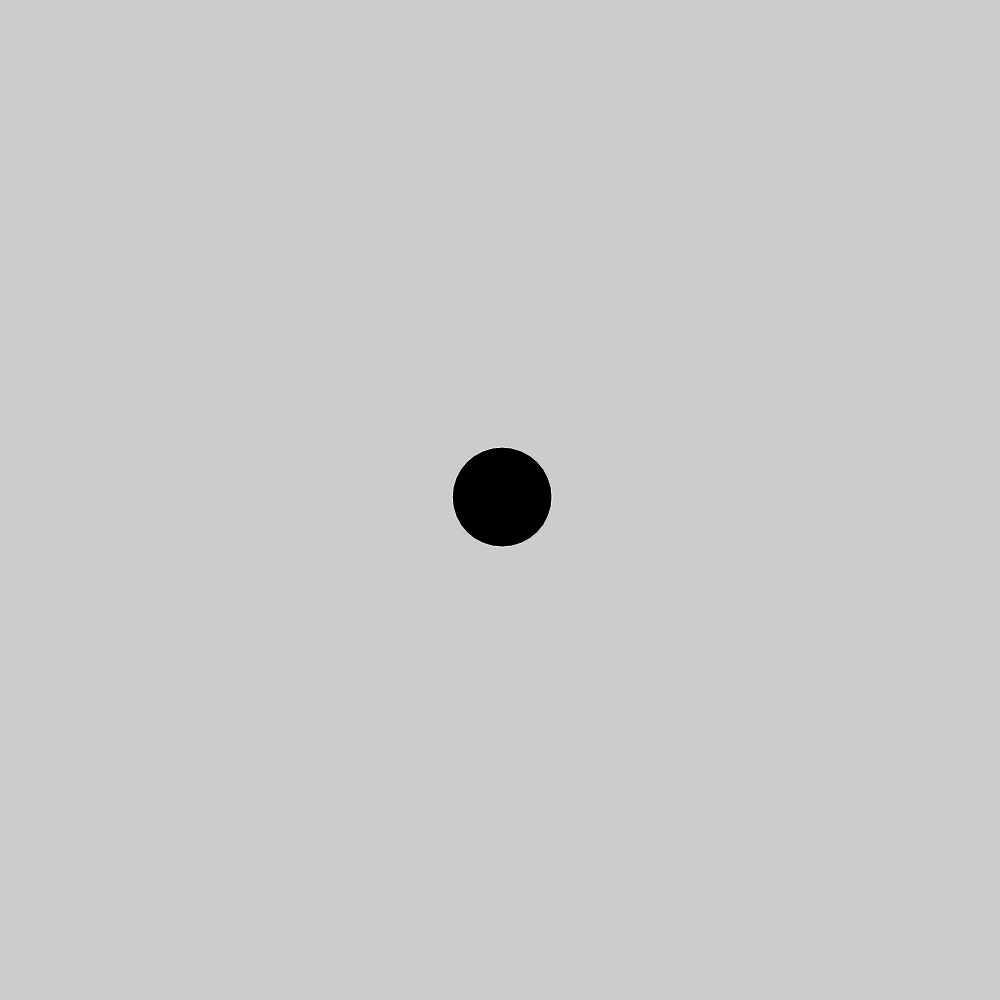
Frame 1 (no input)
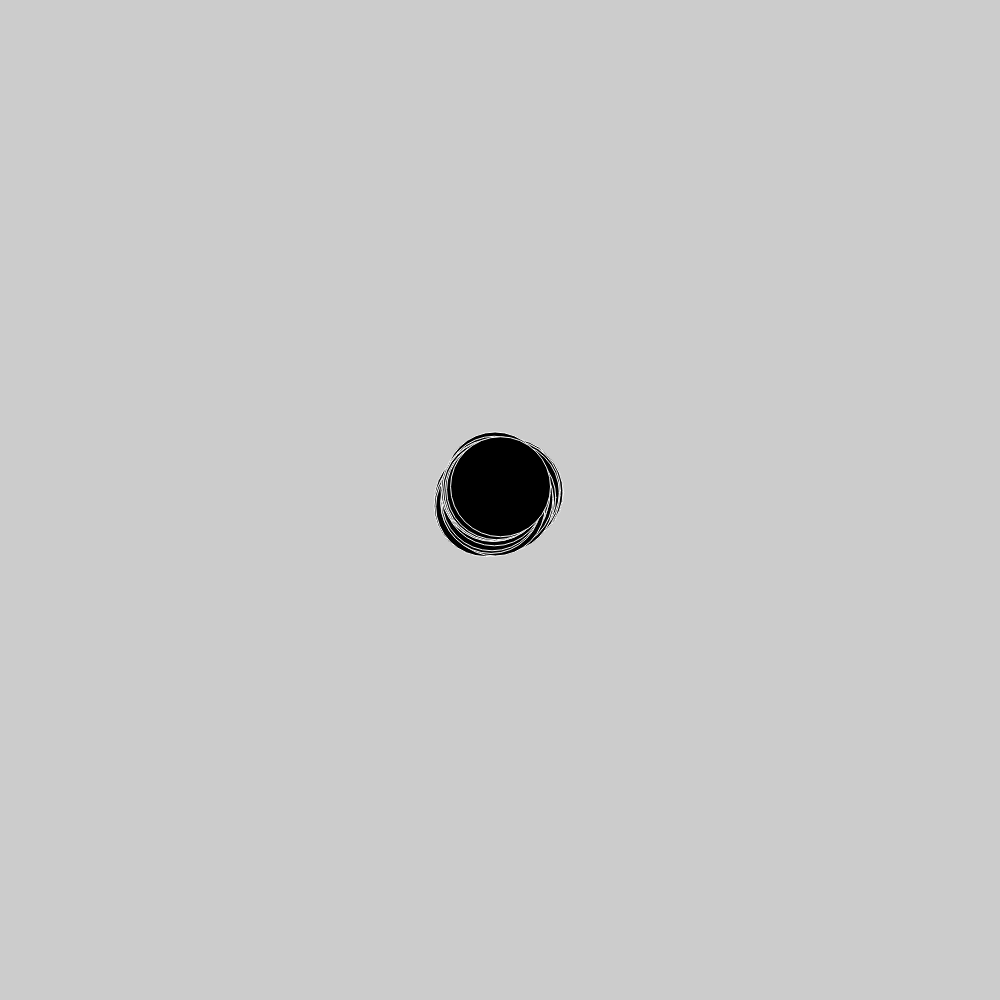
Frame 60 (no input)
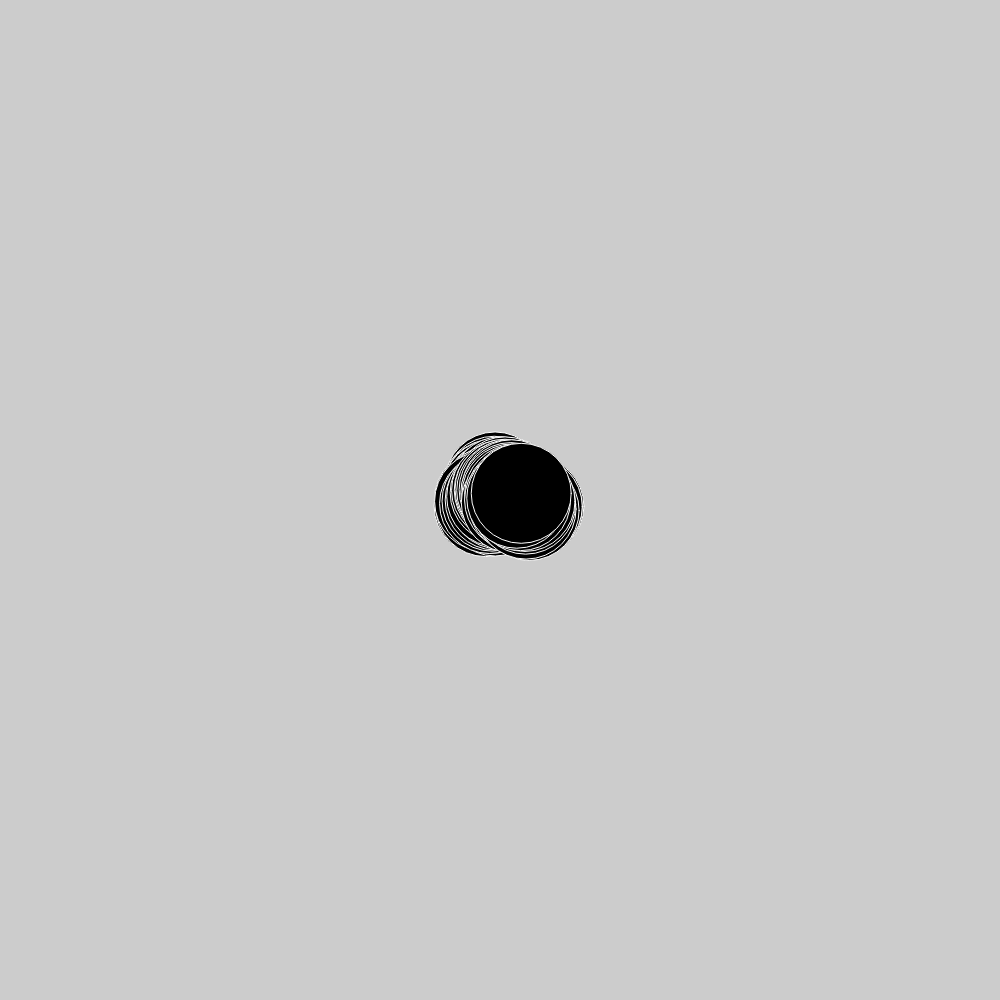
Frame 120 (the mouse pressed at the canvas centre since frame 60)

The p5.js sketch that drew these frames (run headless with seeded random() and noise() and a simulated clock; from frame 60 on, the mouse is pressed at the canvas centre):

// p5.js sketch
// ── sketch.js
var S =5;
var D = 100;
var x;
var y ;
var T1 = 2000;
var T2 =4000;


function setup(){
  createCanvas(1000,1000);
  x = width/2;
  y = height/2;
  background(204);
}

function draw(){
  var c = 0;
  c++ ;
   if (c<255){
    c=0;
  }
  stroke(255);
  x+= random(-S,S);
  y+= random(-S,S);
  fill(c);
  ellipse(x,y,D,D);
  var CT = millis()
  if (CT >T2 ){
    S=20;
  }else if (CT > T1){
    S=10;
  }
  
 
}
